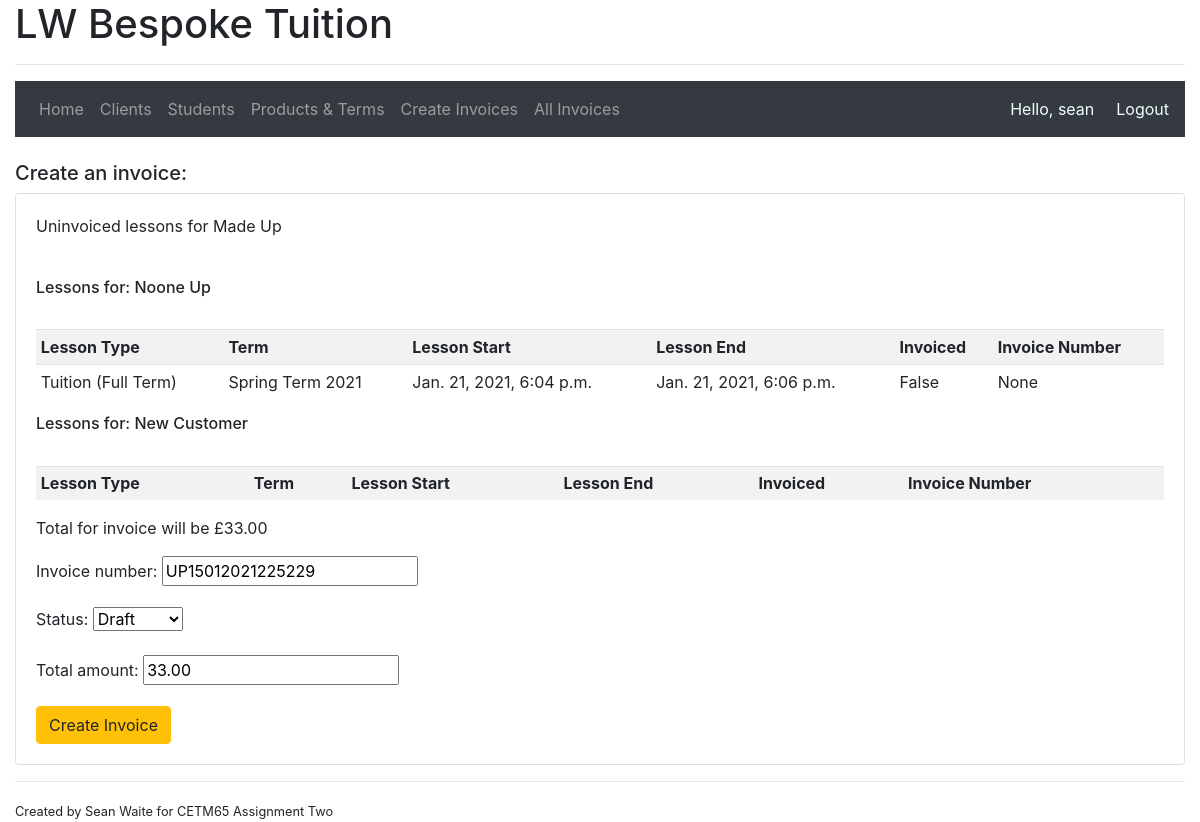
Page /createinvoices/2 (signed in) on the earlier database version.
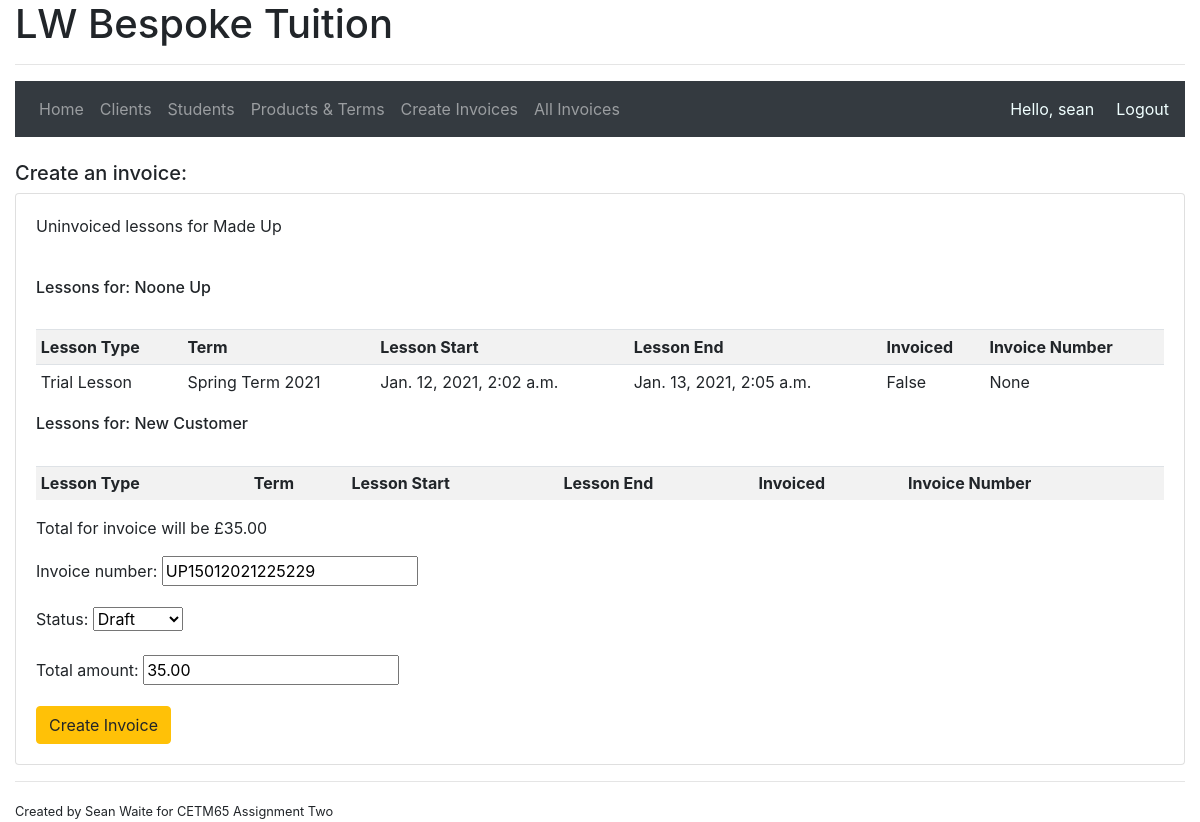
Same page on the later database version.
### accounts/models.py (models this page shows, shortened)
class Student(models.Model):
    YEAR_1 = 1
    YEAR_2 = 2
    YEAR_3 = 3
    YEAR_4 = 4
    YEAR_5 = 5
    YEAR_6 = 6
    YEAR_7 = 7
    YEAR_8 = 8
    YEAR_9 = 9
    YEAR_10 = 10
    YEAR_11 = 11
    NO_SCHOOL = 0
    SCHOOL_YEAR_CHOICES = (
        (YEAR_1, 'Year 1'),
        (YEAR_2, 'Year 2'),
        (YEAR_3, 'Year 3'),
        (YEAR_4, 'Year 4'),
        (YEAR_5, 'Year 5'),
        (YEAR_6, 'Year 6'),
        (YEAR_7, 'Year 7'),
        (YEAR_8, 'Year 8'),
        (YEAR_9, 'Year 9'),
        (YEAR_10, 'Year 10'),
        (YEAR_11, 'Year 11'),
        (NO_SCHOOL, 'No longer in school'),
    )
    parent = models.ManyToManyField(Client)
    forename = models.CharField(max_length=100, validators=[letters_only])
    surname = models.CharField(max_length=100, null=True, blank=True, validators=[letters_only])
    date_of_birth = models.DateField(null=True, blank=True)
    school_year = models.IntegerField(choices=SCHOOL_YEAR_CHOICES, default=1)
    date_inserted = models.DateTimeField(auto_now_add=True)

class Lesson(models.Model):
    student = models.ForeignKey(Student, null=True, related_name='lesson_student', on_delete=models.SET_NULL)
    lesson_type = models.ForeignKey(Products, related_name='lesson_link', on_delete=models.PROTECT)
    term = models.ForeignKey(Term, null=True, related_name='term', on_delete=models.SET_NULL)
    lesson_start = models.DateTimeField()
    lesson_end = models.DateTimeField()
    invoiced = models.BooleanField(default=False)
    invoice_number = models.ForeignKey(Invoices, null=True, blank=True, related_name='invoice_no', on_delete=models.SET_NULL)

class Products(models.Model):
    product_name = models.CharField(max_length=100)
    price = models.DecimalField(max_digits=8, decimal_places=2)
    effective_from_date = models.DateField(default=now)
    effective_to_date = models.DateField(null=True, blank=True)
    date_inserted = models.DateTimeField(auto_now_add=True)
    class Meta:
        verbose_name = 'Product'
        verbose_name_plural = 'Products'
    def __str__(self):
        return str(self.product_name)

class Term(models.Model):
    term_name = models.CharField(max_length=100)
    term_start_date = models.DateField()
    term_end_date = models.DateField()
    half_term_start_date = models.DateField()
    half_term_end_date = models.DateField()
    def __str__(self):
        return str(self.term_name)

### accounts/decorators.py (the view)
        def wrapper_func(request, *args, **kwargs):
            denied = False
            for roles in allowed_roles:
                if request.user.groups.filter(name = roles).exists():
                    return view_func(request, *args, **kwargs)
                else:
                    denied = True
            if denied == True:
                return redirect('accounts:home')

### accounts/forms.py (shortened to what this page needs)
class CreateInvoiceForm(ModelForm):
    class Meta:
        model = Invoices
        exclude = ()
        widgets = {'client': forms.HiddenInput(),
                   'amount_paid': forms.HiddenInput(),
                   'amount_outstanding': forms.HiddenInput()}

### accounts/templates/accounts/accountsdetailed.html (shortened to what this page needs)
{% extends "accounts/main.html" %}
{% block main %}
<br>
<h5>Create an invoice:</h5>
<div class="card card-body">
    <ul class="list-group list-group-flush">
        <p>Uninvoiced lessons for  {{ clients.forename }} {{ clients.surname }}</p>
        <br>
        {% for student in students %}
        <h6>Lessons for: {{ student.forename }} {{student.surname}}</h6>
        <br>
        <table class="table table-sm table-striped">
            <tr>
                <th>Lesson Type</th>
                <th>Term</th>
                <th>Lesson Start</th>
                <th>Lesson End</th>
                <th>Invoiced</th>
                <th>Invoice Number</th>
            </tr>
            {% for lesson in lessons %}
                {% if student == lesson.student %}
                <tr>
                    <td>{{ lesson.lesson_type }}</td>
                    <td>{{ lesson.term }}</td>
                    <td>{{ lesson.lesson_start }}</td>
                    <td>{{ lesson.lesson_end }}</td>
                    <td>{{ lesson.invoiced }}</td>
                    <td>{{ lesson.invoice_number }}</td>
                </tr>
                {% endif %}
            {% endfor %}
        </table>
        {% endfor %}
        <p>Total for invoice will be £{{total}}</p>
        <form action="" method="POST">
            {{ create_invoice.as_p }}
            <input type="submit"  class="btn btn-warning" value="Create Invoice">
        </form>
    </ul>
</div>
{% endblock %}

Differences in the rows shown:
removed Lesson: lesson_type "Tuition (Full Term)", term "Spring Term 2021", lesson_start "Jan. 21, 2021, 6:04 p.m.", lesson_end "Jan. 21, 2021, 6:06 p.m.", invoiced "False", invoice_number "None", shown under Student "Noone"
added Lesson: lesson_type "Trial Lesson", term "Spring Term 2021", lesson_start "Jan. 12, 2021, 2:02 a.m.", lesson_end "Jan. 13, 2021, 2:05 a.m.", invoiced "False", invoice_number "None", shown under Student "Noone"
Other differences:
{{ total }}: "33.00" → "35.00"
form field total_amount: "33.00" → "35.00"
